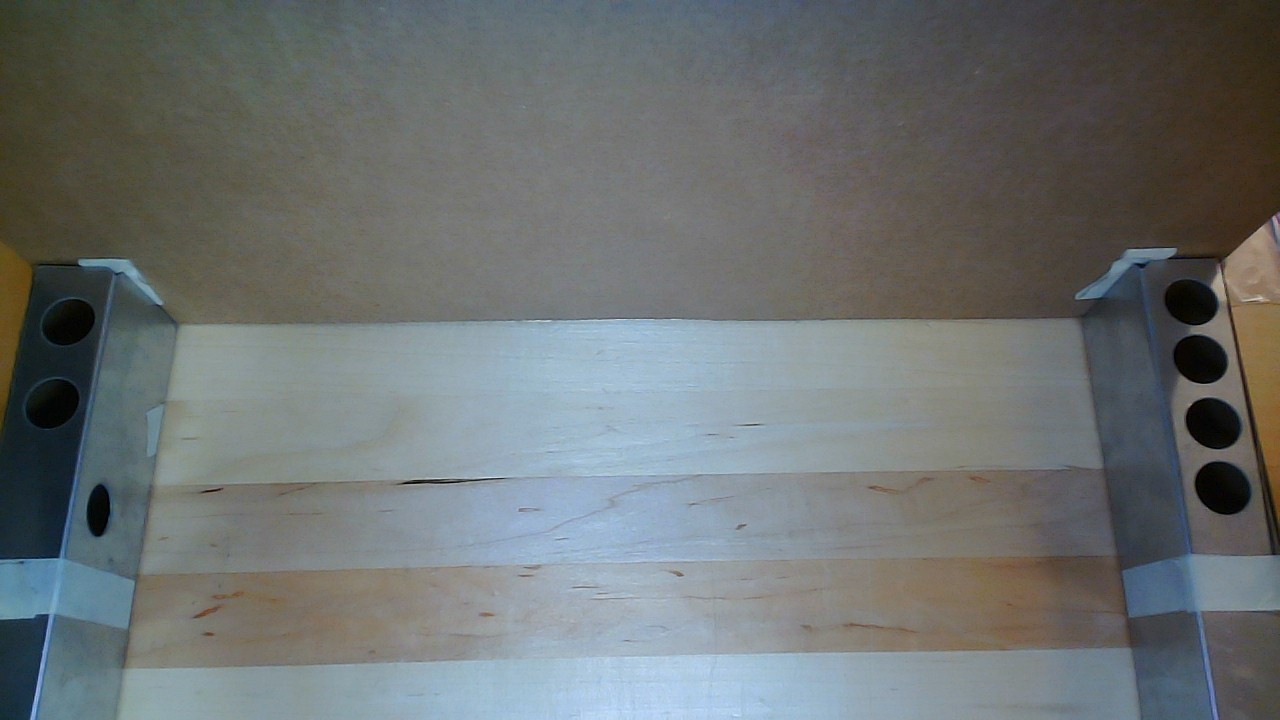
#> input picture images/Metal_1.jpg, 1280 x 720 px
$ python test4.py
#> lines starting #> are read from the running program, lines starting #| are printed output that depends on the picture; after the words box and inside, x2 and y2 are one past the last pixel; in counts of white or black regions, pixels touching at a corner belong together
import cv2
import numpy as np

# Load image
lower_black = np.array([0, 0, 0])
upper_black = np.array([70, 70, 70])

image = cv2.imread('./images/Metal_1.jpg')
#> image is the input picture: shape (720, 1280, 3); mean B, G, R 113, 113, 108
denoised = cv2.fastNlMeansDenoisingColored(image, None, 10, 10, 7, 21)
gray = cv2.cvtColor(denoised, cv2.COLOR_BGR2GRAY)
thresh = cv2.adaptiveThreshold(gray, 255, cv2.ADAPTIVE_THRESH_MEAN_C, cv2.THRESH_BINARY, 9, 2)
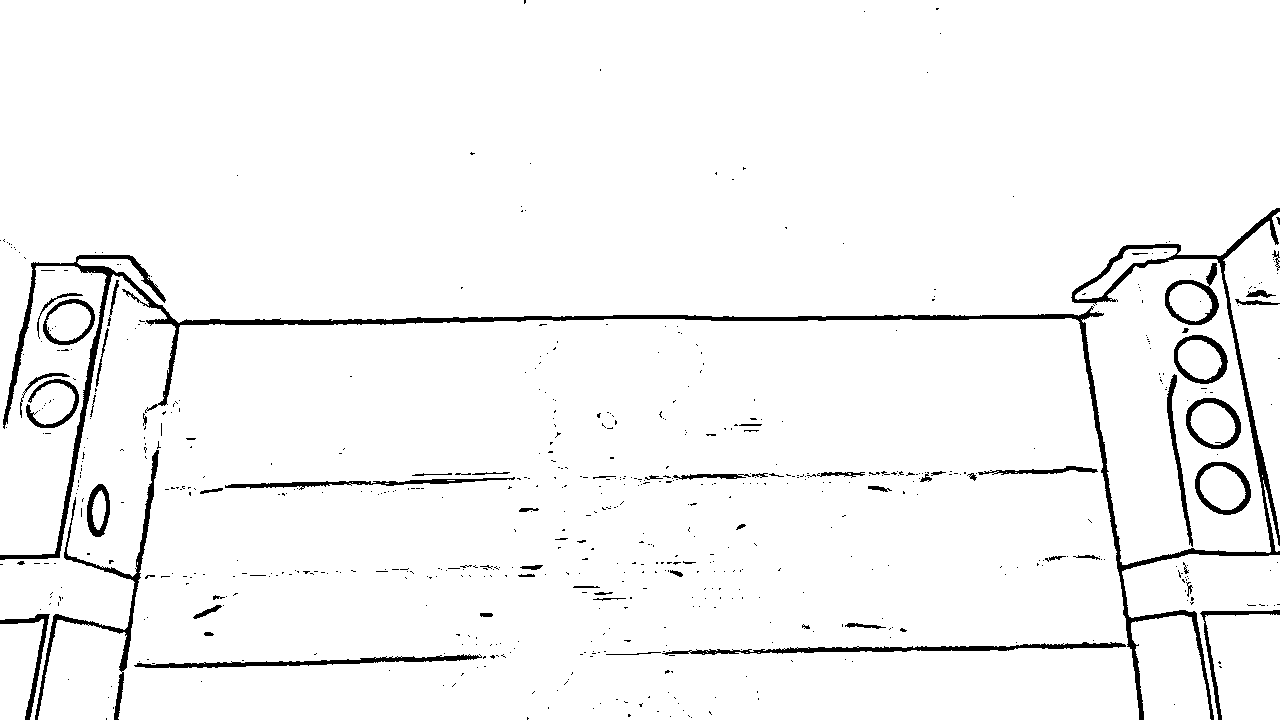
#> thresh: shape (720, 1280); 96.3% white; 660 black regions (596 under 20 px), largest, box (x1, y1, x2, y2) and area: (0, 208, 1280, 720) 15186, (35, 450, 159, 720) 2374, (662, 642, 1126, 655) 1893
mask = cv2.inRange(denoised, lower_black, upper_black)
#> mask: shape (720, 1280); 12.9% white; 24 white regions (7 under 20 px), largest, box (x1, y1, x2, y2) and area: (988, 0, 1280, 387) 64920, (0, 0, 121, 559) 39011, (0, 617, 48, 720) 3644
masked_thresh = cv2.bitwise_and(thresh, thresh, mask=mask)
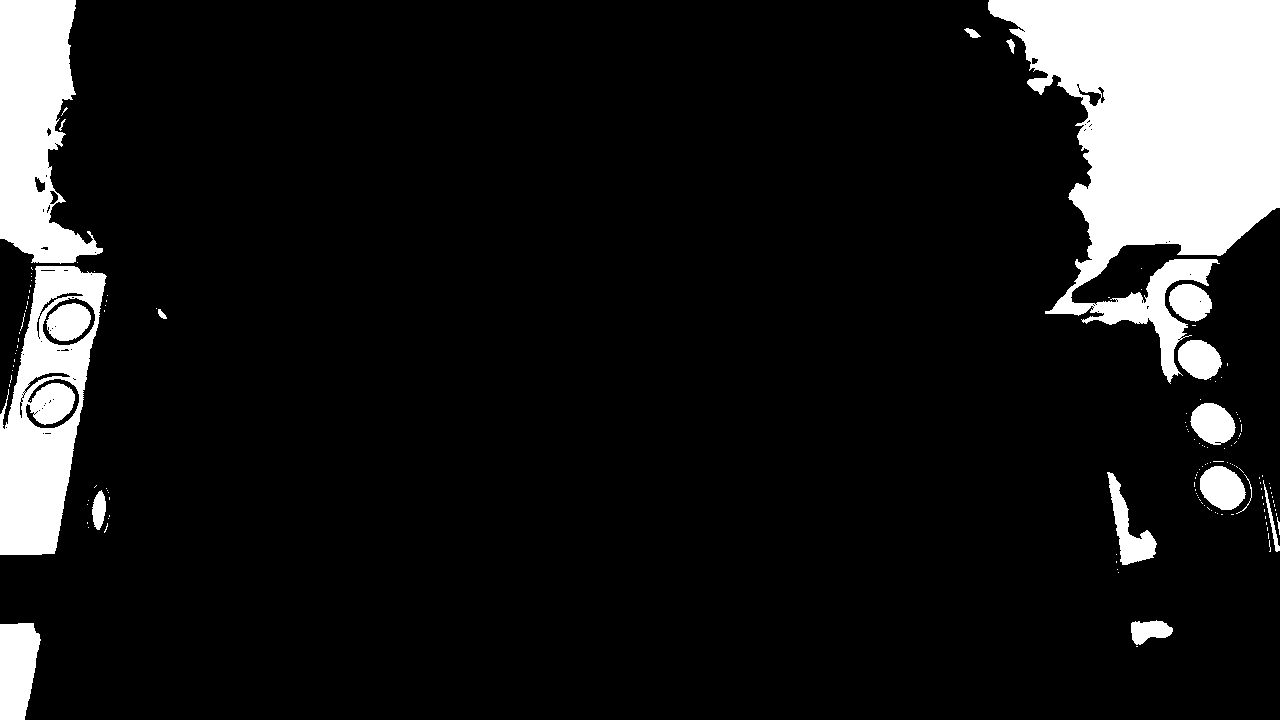
#> masked_thresh: shape (720, 1280); 11.5% white; 144 white regions (125 under 20 px)
# contours, hierarchy = cv2.findContours(masked_thresh, cv2.RETR_TREE, cv2.CHAIN_APPROX_SIMPLE)

# Set our filtering parameters
# Initialize parameter setting using cv2.SimpleBlobDetector
params = cv2.SimpleBlobDetector_Params()

# Set Area filtering parameters
params.filterByArea = True
params.minArea = 40
params.maxArea = 200

# Set Circularity filtering parameters
params.filterByCircularity = True
params.minCircularity = 0.5
params.maxCircularity = 0.9

# Set Convexity filtering parameters
params.filterByConvexity = True
params.minConvexity = 0.2

# Set inertia filtering parameters
params.filterByInertia = True
params.minInertiaRatio = 0.5

# Create a detector with the parameters
detector = cv2.SimpleBlobDetector_create(params)
contours, hierarchy = cv2.findContours(masked_thresh, cv2.RETR_TREE, cv2.CHAIN_APPROX_SIMPLE)
#> contours = 229 contours, 199 with area under 20; largest, box (x1, y1, x2, y2) and area: (988, 0, 1280, 384) 58510, (0, 266, 107, 555) 19250, (0, 0, 103, 264) 16345, (0, 623, 41, 720) 3107, (42, 297, 96, 346) 1908

# loop through contours and filter for black hole shapes
hole_areas = []
hole_count = 0
for cnt in contours:
    # check if contour has enough points to approximate a curve
    if len(cnt) >= 5:
        # fit an ellipse to the contour
        ellipse = cv2.fitEllipse(cnt)
        # calculate aspect ratio of ellipse
        aspect_ratio = min(ellipse[1])/max(ellipse[1])
        # check if aspect ratio is close to 1 to filter for circular shapes
        if 0.2 <= aspect_ratio <= 0.7:
            area = np.pi * (ellipse[1][0]/2) * (ellipse[1][1]/2)
            hole_areas.append(area)
            hole_count += 1
            # draw ellipse on original image
            cv2.ellipse(image, ellipse, (0, 255, 0), 2)
#> this loop made 229 passes
#> (ellipse, aspect_ratio, area) on passes 2, 3, 45, 61, 117, 150, 165, 169, 172, 180, 183, 185: (((12.43, 670.3), (46.08, 122.4), 9.56), 0.377, 4428.6), (((1147.2, 631.2), (22.58, 47.37), 83.74), 0.477, 840.2), (((98.57, 509.6), (12.22, 37.22), 4.54), 0.328, 357.1), (((1129.8, 525.2), (37.1, 94.95), 163.4), 0.391, 2767.1), (((161.4, 313.8), (4.87, 12.02), 139.7), 0.405, 45.97), (((20.47, 409.3), (3.9, 17.35), 177.2), 0.225, 53.17), (((47.5, 384.6), (21.35, 45.19), 70.69), 0.472, 757.7), (((64.79, 349.9), (3.6, 9.33), 84.66), 0.386, 26.39), (((38.51, 326.2), (5.11, 20.93), 1.42), 0.244, 83.95), (((65.07, 308.8), (29.22, 50.97), 70.42), 0.573, 1169.7), (((47.5, 270), (4.01, 15), 90), 0.267, 47.23), (((61.79, 124.3), (3.28, 11.6), 23.46), 0.283, 29.91)
#> (ellipse, aspect_ratio) on passes 8, 12, 16, 54, 58, 65: (((1269.5, 547.2), (0, 1), 180), 0), (((105.7, 527.7), (1.33, 9.19), 19.57), 0.144), (((1278.1, 523.7), (1.87, 18.78), 175.8), 0.0996), (((1272, 524.2), (3.75, 77.26), 168.4), 0.0485), (((1225.4, 489.1), (47.8, 53.76), 130.4), 0.889), (((1222, 487.5), (38.18, 47.88), 128.4), 0.797)
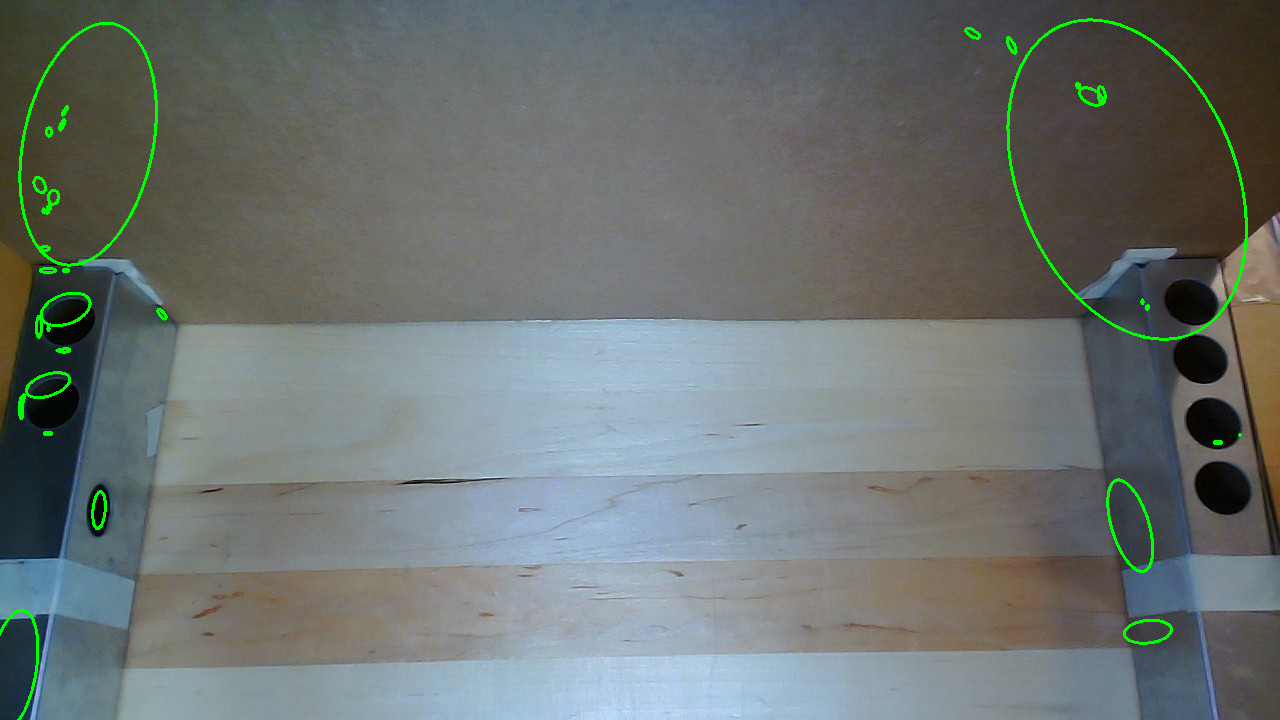
#> image: shape (720, 1280, 3); 0.94% of pixels changed, all inside (x1, y1, x2, y2) = (0, 18, 1248, 720)
#> after the loop, hole_areas = 36 values, max 56945.5 at index 23, min 0.658 at index 4, mean 2598.4; hole_count = 36


# Detect blobs
keypoints = detector.detect(image)
#> keypoints = ()

# Draw blobs on our image as red circles
blank = np.zeros((1, 1))
blobs = cv2.drawKeypoints(thresh, keypoints, blank, (0, 0, 255),
						cv2.DRAW_MATCHES_FLAGS_DRAW_RICH_KEYPOINTS)

number_of_blobs = len(keypoints)
#> number_of_blobs = 0
text = "Number of Elliptical Blobs: " + str(len(keypoints))
#> text = 'Number of Elliptical Blobs: 0'
cv2.putText(blobs, text, (20, 550),
			cv2.FONT_HERSHEY_SIMPLEX, 1, (0, 100, 255), 2)
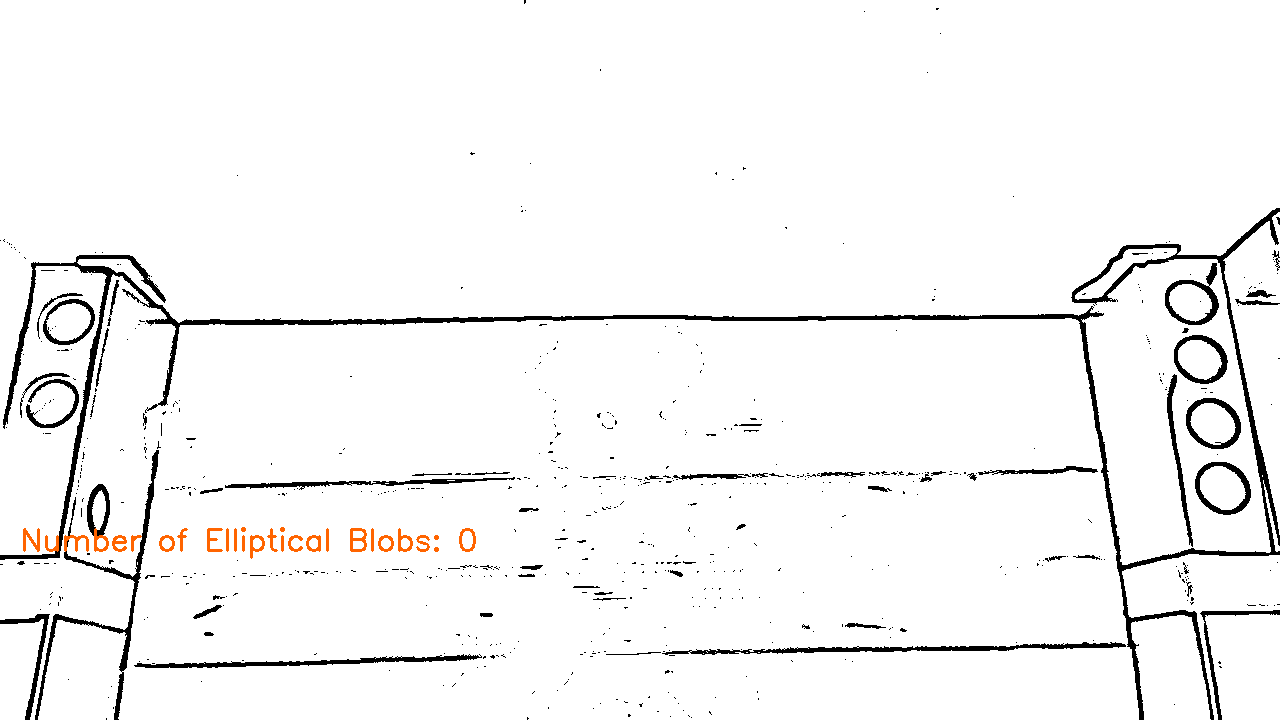
#> blobs: shape (720, 1280, 3); mean of channels 0, 1, 2 244.7, 245, 245.5; drawn as B, G, R

# Show blobs

cv2.imshow("image", image)


cv2.imshow("Filtering Elliptical Blobs Only", blobs)
cv2.waitKey(0)
cv2.destroyAllWindows()
